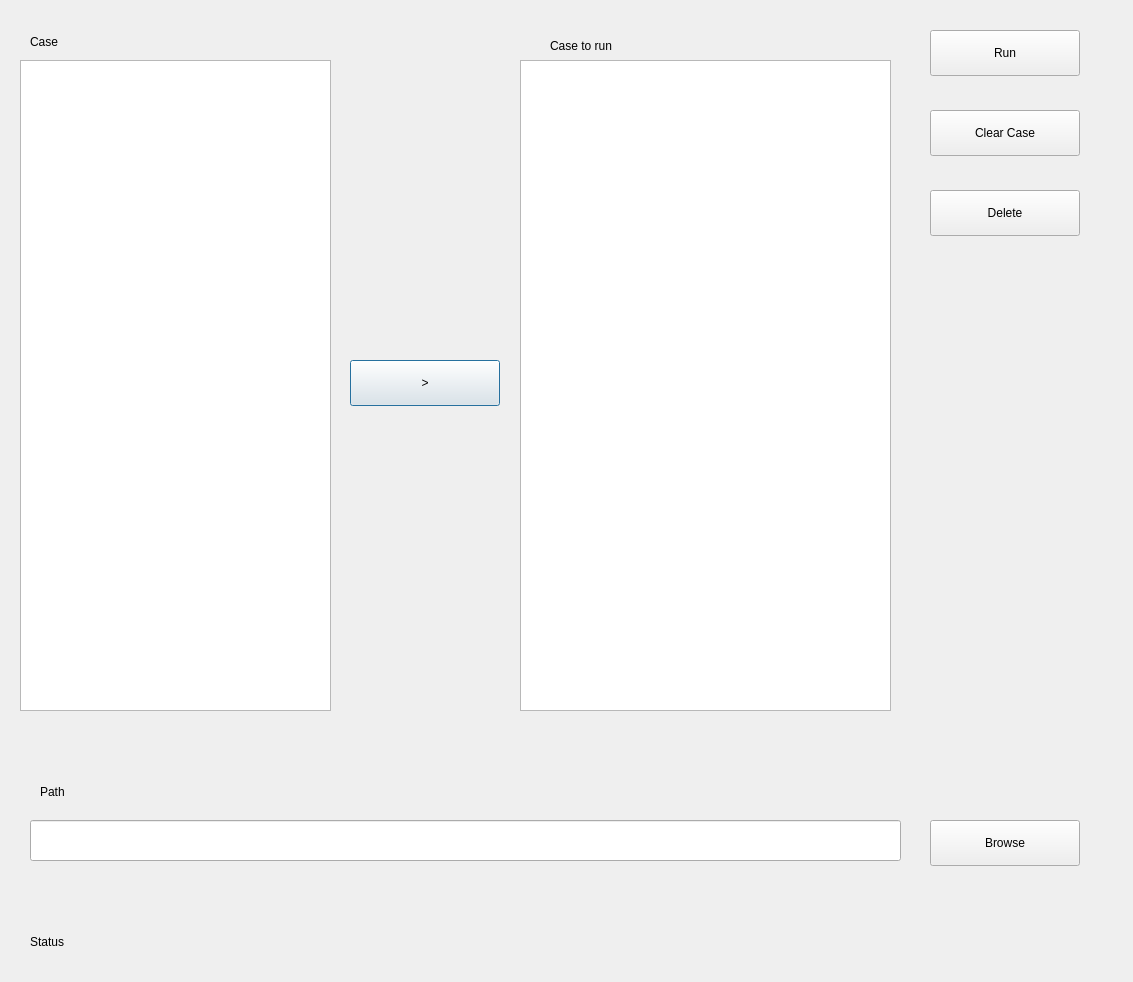
<?xml version="1.0" encoding="UTF-8"?>
<ui version="4.0">
 <class>Dialog</class>
 <widget class="QDialog" name="Dialog">
  <property name="geometry">
   <rect>
    <x>0</x>
    <y>0</y>
    <width>1133</width>
    <height>982</height>
   </rect>
  </property>
  <property name="windowTitle">
   <string>Dialog</string>
  </property>
  <widget class="QListView" name="list_case">
   <property name="geometry">
    <rect>
     <x>20</x>
     <y>60</y>
     <width>311</width>
     <height>651</height>
    </rect>
   </property>
  </widget>
  <widget class="QPushButton" name="pushButton">
   <property name="geometry">
    <rect>
     <x>350</x>
     <y>360</y>
     <width>150</width>
     <height>46</height>
    </rect>
   </property>
   <property name="text">
    <string>&gt;</string>
   </property>
  </widget>
  <widget class="QListView" name="list_to_run">
   <property name="geometry">
    <rect>
     <x>520</x>
     <y>60</y>
     <width>371</width>
     <height>651</height>
    </rect>
   </property>
  </widget>
  <widget class="QPushButton" name="button_run">
   <property name="geometry">
    <rect>
     <x>930</x>
     <y>30</y>
     <width>150</width>
     <height>46</height>
    </rect>
   </property>
   <property name="text">
    <string>Run</string>
   </property>
  </widget>
  <widget class="QPushButton" name="button_clear">
   <property name="geometry">
    <rect>
     <x>930</x>
     <y>110</y>
     <width>150</width>
     <height>46</height>
    </rect>
   </property>
   <property name="text">
    <string>Clear Case</string>
   </property>
  </widget>
  <widget class="QPushButton" name="button_delete">
   <property name="geometry">
    <rect>
     <x>930</x>
     <y>190</y>
     <width>150</width>
     <height>46</height>
    </rect>
   </property>
   <property name="text">
    <string>Delete</string>
   </property>
  </widget>
  <widget class="QLabel" name="label">
   <property name="geometry">
    <rect>
     <x>30</x>
     <y>30</y>
     <width>108</width>
     <height>24</height>
    </rect>
   </property>
   <property name="text">
    <string>Case</string>
   </property>
  </widget>
  <widget class="QLabel" name="label_2">
   <property name="geometry">
    <rect>
     <x>550</x>
     <y>30</y>
     <width>151</width>
     <height>31</height>
    </rect>
   </property>
   <property name="text">
    <string>Case to run</string>
   </property>
  </widget>
  <widget class="QLineEdit" name="line_path">
   <property name="geometry">
    <rect>
     <x>30</x>
     <y>820</y>
     <width>871</width>
     <height>41</height>
    </rect>
   </property>
  </widget>
  <widget class="QLabel" name="label_3">
   <property name="geometry">
    <rect>
     <x>40</x>
     <y>780</y>
     <width>108</width>
     <height>24</height>
    </rect>
   </property>
   <property name="text">
    <string>Path</string>
   </property>
  </widget>
  <widget class="QPushButton" name="button_browse">
   <property name="geometry">
    <rect>
     <x>930</x>
     <y>820</y>
     <width>150</width>
     <height>46</height>
    </rect>
   </property>
   <property name="text">
    <string>Browse</string>
   </property>
  </widget>
  <widget class="QLabel" name="label_status">
   <property name="geometry">
    <rect>
     <x>30</x>
     <y>930</y>
     <width>1061</width>
     <height>24</height>
    </rect>
   </property>
   <property name="text">
    <string>Status</string>
   </property>
  </widget>
 </widget>
 <resources/>
 <connections/>
</ui>
